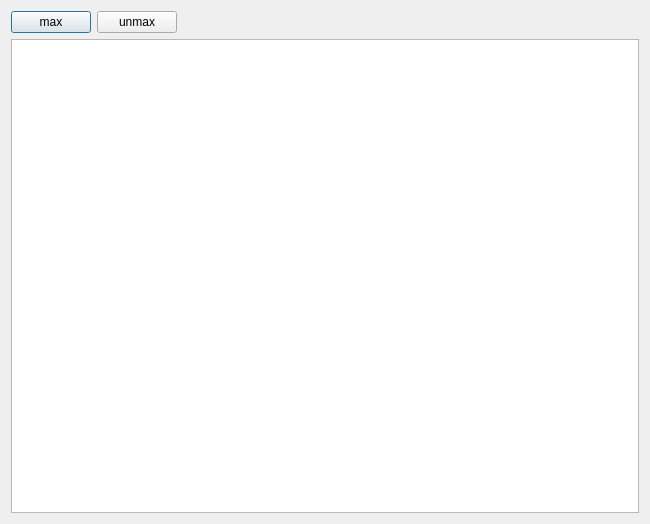
<?xml version="1.0" encoding="UTF-8"?>
<ui version="4.0">
 <class>CClientActionDialog</class>
 <widget class="QDialog" name="CClientActionDialog">
  <property name="geometry">
   <rect>
    <x>0</x>
    <y>0</y>
    <width>650</width>
    <height>524</height>
   </rect>
  </property>
  <property name="windowTitle">
   <string>TCS - Выбор мест</string>
  </property>
  <layout class="QVBoxLayout" name="mainLayout">
   <item>
    <layout class="QHBoxLayout" name="horizontalLayout">
     <item>
      <widget class="QPushButton" name="pushButton">
       <property name="text">
        <string>max</string>
       </property>
      </widget>
     </item>
     <item>
      <widget class="QPushButton" name="pushButton_2">
       <property name="text">
        <string>unmax</string>
       </property>
      </widget>
     </item>
     <item>
      <spacer name="horizontalSpacer">
       <property name="orientation">
        <enum>Qt::Horizontal</enum>
       </property>
       <property name="sizeHint" stdset="0">
        <size>
         <width>40</width>
         <height>20</height>
        </size>
       </property>
      </spacer>
     </item>
    </layout>
   </item>
   <item>
    <widget class="QGraphicsView" name="graphicsView">
     <property name="interactive">
      <bool>false</bool>
     </property>
     <property name="renderHints">
      <set>QPainter::Antialiasing|QPainter::TextAntialiasing</set>
     </property>
    </widget>
   </item>
  </layout>
 </widget>
 <resources/>
 <connections/>
</ui>
